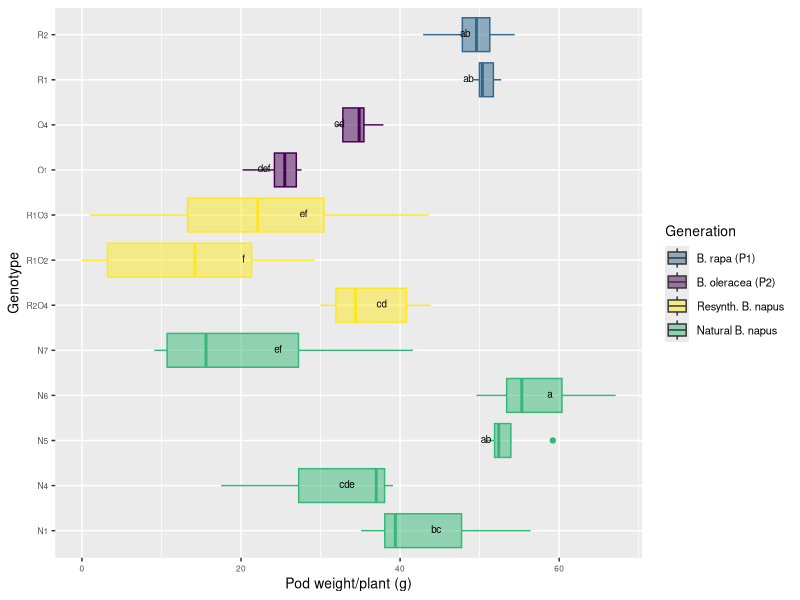

Recreate this plot in R.
# Comparison 1X: pod_weight_plant in Resynth. B.napus

#install packages 
install.packages("multcompView")
install.packages("viridis")

#load
library(viridis)
library(viridisLite)
library(tidyverse)
library(dplyr)
library(ggplot2)
library(ggpubr)
library(datasets)
library(multcompView)

# vollständige Rohdatentabelle laden ##########################################
#Im Projekt EPPN-DATA-ANALYSES ist dies das wd. Kann nicht geändert werden. 
# Daher Rohdatentabelle direkt von dort laden. 
getwd()
DATA <- read_csv("EPPN raw data complete 220419.csv")

#drop first column
DATA = DATA[,2:37]
View(DATA)

str(DATA)

#Correct genotype names of synth. B. napus (was not possible in raw data table without destroying formatting)

# 1.Convert factor to character (nicht nötig, weil Character)
#DATA$Genotype <- as.character(DATA$Genotype) 

# 2. Correct genotype names
DATA$Genotype[DATA$Genotype == "R102"] <- "R1O2"
DATA$Genotype[DATA$Genotype == "R103"] <- "R1O3"
DATA$Genotype[DATA$Genotype == "R204"] <- "R2O4"

# 3.Convert character to factor
DATA$Genotype <- as.factor(DATA$Genotype)   


#Comparison 1X	
# subsetting
comp_1X <- DATA[DATA$Genotype %in% c("R2", "R1", "O1", "O4", "N5", "N6", 
                                     "N1", "N4", "N7", "R2O4", "R1O3", "R1O2"), ]
View(comp_1X)

#create column giving generation###############################################
comp_1X <- comp_1X %>%
  mutate(Generation = case_when(
    Genotype == "R1" ~ "B. rapa (P1)",
    Genotype == "R2" ~ "B. rapa (P1)",
    Genotype == "O1" ~ "B. oleracea (P2)",
    Genotype == "O4" ~ "B. oleracea (P2)",
    Genotype == "R2O4" ~ "Resynth. B. napus",
    Genotype == "R1O3" ~ "Resynth. B. napus",
    Genotype == "R1O2" ~ "Resynth. B. napus",
    Genotype == "N1" ~ "Natural B. napus",
    Genotype == "N4" ~ "Natural B. napus",
    Genotype == "N5" ~ "Natural B. napus",
    Genotype == "N6" ~ "Natural B. napus",
    Genotype == "N7" ~ "Natural B. napus"))
view(comp_1X)


# Boxplot with CLD nach Rosane Rech##########################################################

# analysis of variance
anova <- aov(pod_weight_plant ~ Genotype, data = comp_1X)
summary(anova)

# Tukey's test
tukey <- TukeyHSD(anova)
print(tukey)

# compact letter display
cld <- multcompLetters4(anova, tukey)
print(cld)

# table with factors and 3rd quantile
Tk <- group_by(comp_1X, Genotype) %>%
  summarise(mean = round(mean(pod_weight_plant, na.rm = TRUE), digits = 1), quant = round(quantile(pod_weight_plant, probs = 0.75, na.rm = TRUE), digits = 1)) %>%
  arrange(desc(mean)) #WICHTIG: arrange(desc(mean)) muss hier rein!!!

# extracting the compact letter display and adding to the Tk table
cld <- as.data.frame.list(cld$Genotype)
Tk$cld <- cld$Letters

#create column giving generation###############################################
ANOVA_Tukey_1X <- Tk %>%
  mutate(Generation = case_when(
    Genotype == "R1" ~ "B. rapa (P1)",
    Genotype == "R2" ~ "B. rapa (P1)",
    Genotype == "O1" ~ "B. oleracea (P2)",
    Genotype == "O4" ~ "B. oleracea (P2)",
    Genotype == "R2O4" ~ "Resynth. B. napus",
    Genotype == "R1O3" ~ "Resynth. B. napus",
    Genotype == "R1O2" ~ "Resynth. B. napus",
    Genotype == "N1" ~ "Natural B. napus",
    Genotype == "N4" ~ "Natural B. napus",
    Genotype == "N5" ~ "Natural B. napus",
    Genotype == "N6" ~ "Natural B. napus",
    Genotype == "N7" ~ "Natural B. napus"))
view(ANOVA_Tukey_1X)

#Reordering
# Reorder factor levels in comp_1X and ANOVA_Tukey_1X, ohne Umbenennung
comp_1X$Genotype <- factor(comp_1X$Genotype,     
                             levels = c("N1", "N4", "N5", "N6", "N7", "R2O4", "R1O2", "R1O3", "O1", "O4", "R1", "R2"))


ANOVA_Tukey_1X$Genotype <- factor(ANOVA_Tukey_1X$Genotype,     
                                    levels = c("N1", "N4", "N5", "N6", "N7", "R2O4", "R1O2", "R1O3", "O1", "O4", "R1", "R2"))

#boxplot ## pod_weight_plant ###
ggplot(comp_1X, aes(Genotype, pod_weight_plant, fill = Generation, color = Generation)) + 
  geom_boxplot() +
  labs(x="Genotype", y="Pod weight/plant (g)") +
  geom_text(data = ANOVA_Tukey_1X, aes(x = Genotype, y = quant, label = cld), color = "black", size = 2.5, vjust = 0.3, hjust = 3) +
  coord_flip() +
  theme(axis.title = element_text(size = 14),
        legend.text = element_text(size = 8),
        legend.title = element_text(size = 10),
        axis.title.x = element_text(size = 10),
        axis.title.y = element_text(size = 10),
        axis.text.x = element_text(size = 6),
        axis.text.y = element_text(size = 6)) +
  scale_color_viridis(discrete = TRUE, option = "D", direction = 1, guide = "none", alpha = 1) +  #legend removed by guide = "none" 
  scale_fill_viridis(discrete = TRUE, option = "D", direction = 1, alpha = 0.5, 
                     breaks = c("B. rapa (P1)", "B. oleracea (P2)", "Resynth. B. napus", "Natural B. napus"),
                     labels = c("B. rapa (P1)", "B. oleracea (P2)", "Resynth. B. napus", "Natural B. napus"))   ##reorder legend labels!
